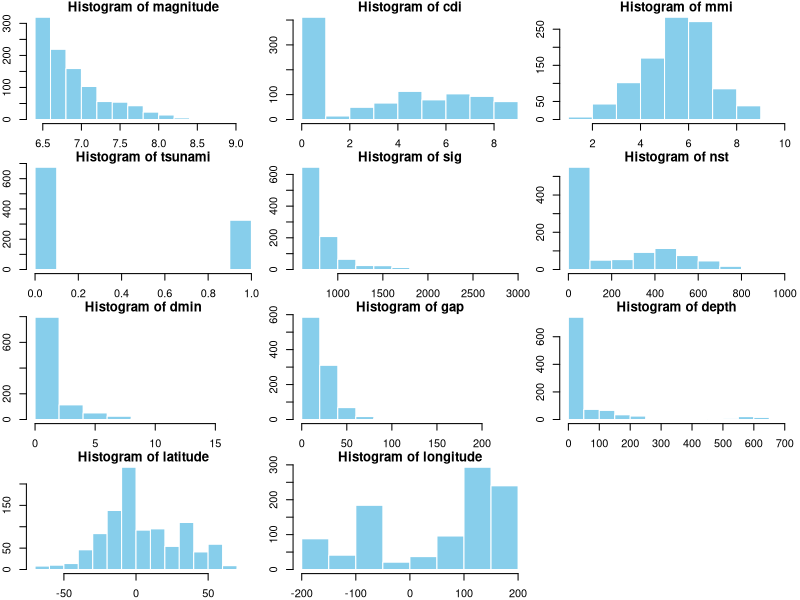
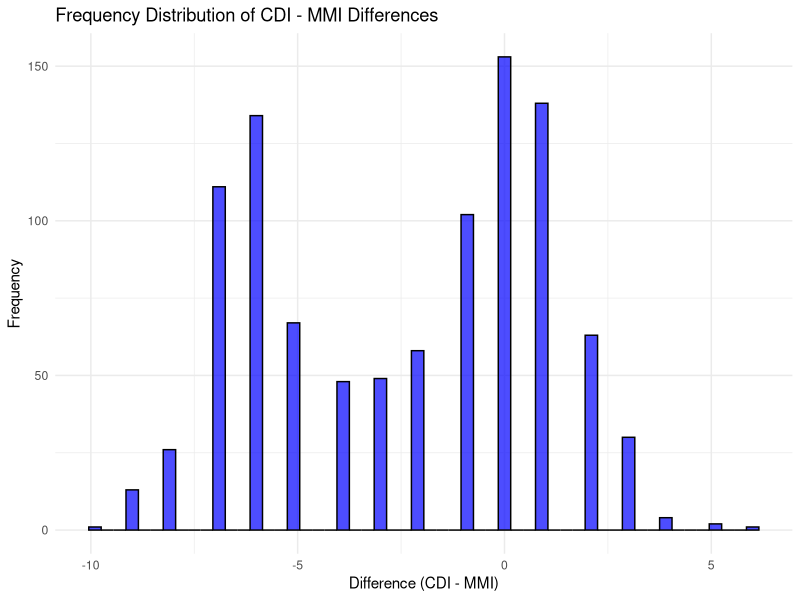
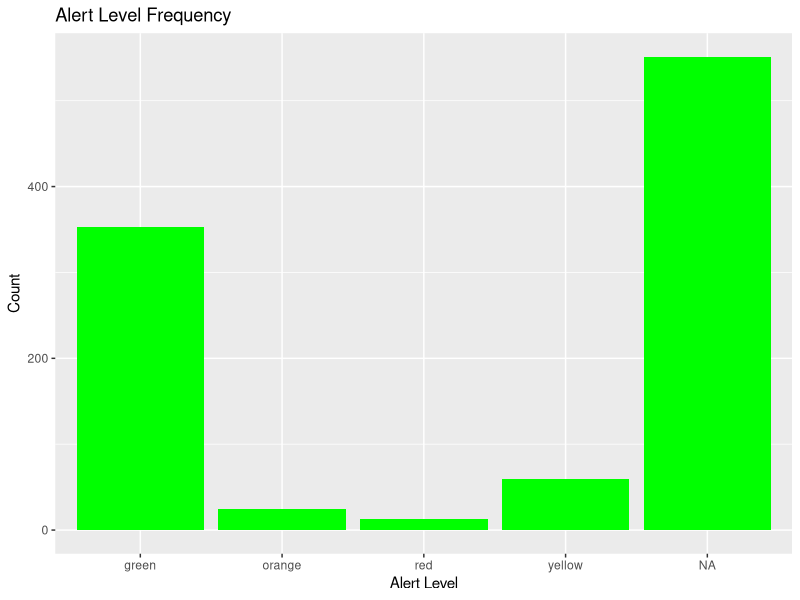
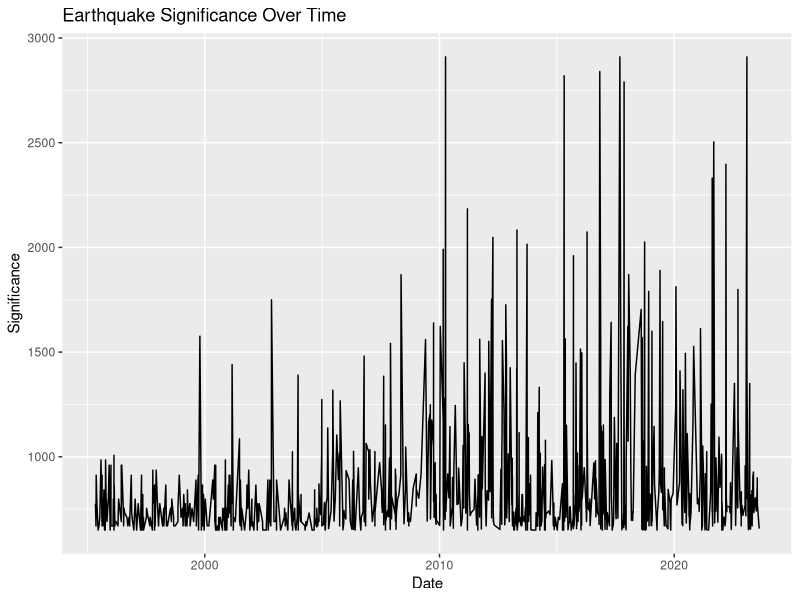
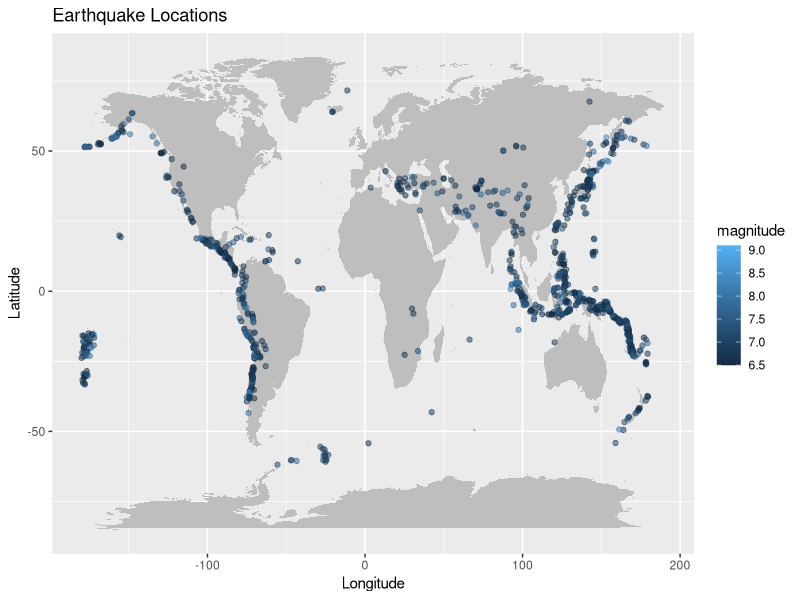
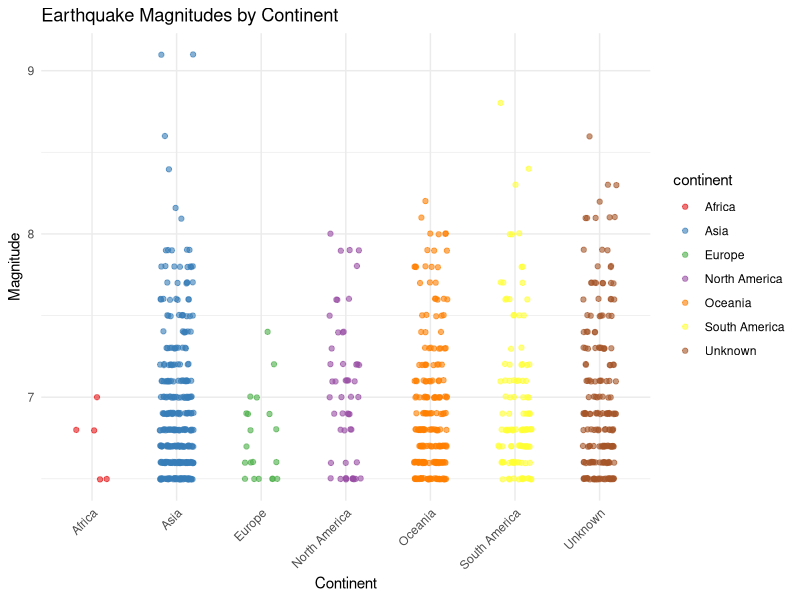
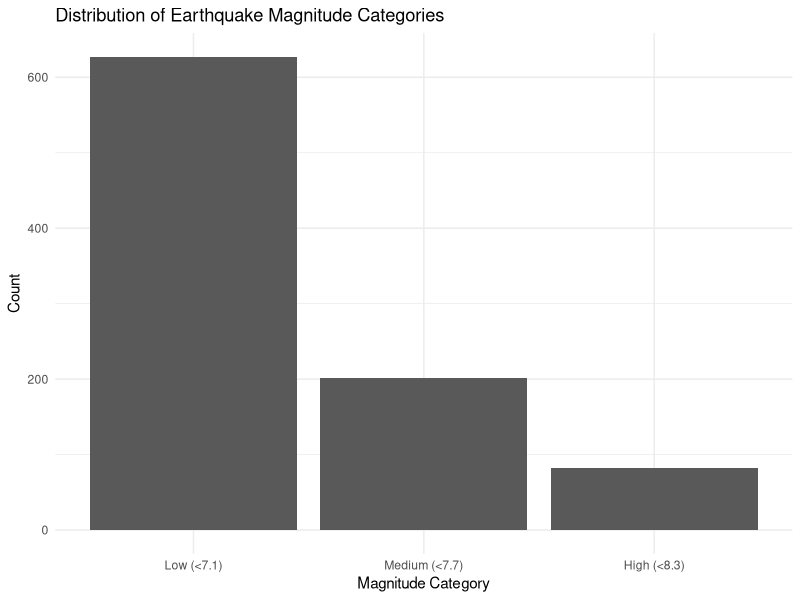
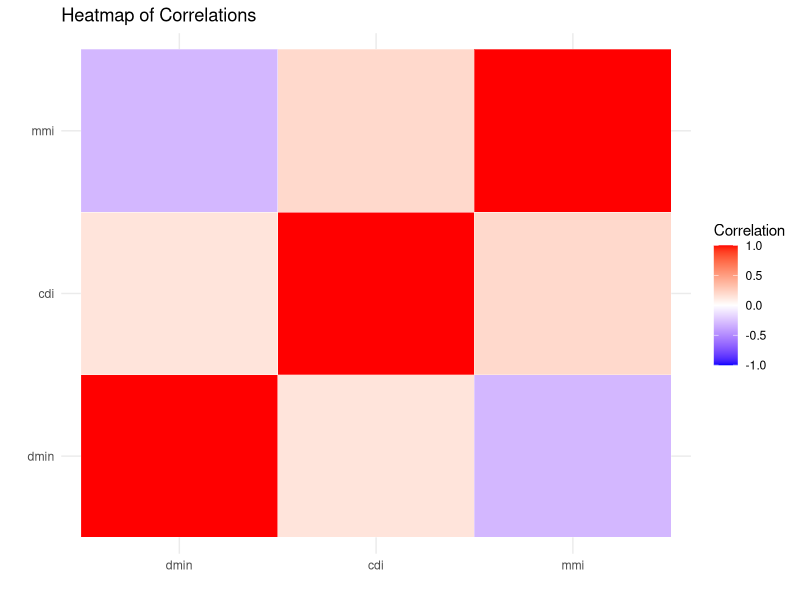

Write R code to recreate these figures, in order.
## ---- chunk 1
library(readr)
data <- read_csv("dataset/earthquake_1995-2023.csv")
head(data)
## ---- chunk 2
head(data)
summary(data)
## ---- chunk 3
library(nortest)
analyze_variable <- function(var_name, data) {
  var_data <- data[[var_name]]
  var_data <- unique(var_data)
  if (is.character(var_data) || is.factor(var_data) || length(unique(var_data)) < 10) {
    cat("Categorical Variable:", var_name, "\n")
    counts <- table(var_data, useNA = "ifany")
    cat("\n")
  } else {
    cat("Numerical Variable:", var_name, "\n")
    var_data <- na.omit(as.numeric(var_data))
    if (length(var_data) > 1) {
      is_discrete <- all(var_data == floor(var_data))
      
      normal_test <- ad.test(var_data)$p.value
      exp_test <- ks.test(var_data, "pexp", rate = 1 / mean(var_data))$p.value
      unif_test <- ks.test(var_data, "punif", min = min(var_data), max = max(var_data))$p.value
      chi_square_test <- ks.test(var_data, "pchisq", df = mean(var_data))$p.value
      
      closest_dist <- ifelse(normal_test > 0.05, "Normal",
                             ifelse(exp_test > 0.05, "Exponential",
                                    ifelse(unif_test > 0.05, "Uniform",
                                                  ifelse(chi_square_test > 0.05, "Chi-Square", "Unknown"))))
      
      cat("  Is Discrete:", is_discrete, "\n")
      cat("  Normality test p-value:", normal_test, "\n")
      cat("  Exponential test p-value:", exp_test, "\n")
      cat("  Uniform test p-value:", unif_test, "\n")
      cat("  Chi-Square test p-value:", chi_square_test, "\n")
      cat("  Closest distribution:", closest_dist, "\n\n")
    } else {
      cat("  Insufficient data for analysis.\n\n")
    }
  }
}

for (var in colnames(data)) {
  analyze_variable(var, data)
}
## ---- chunk 4
numeric_vars <- sapply(data, is.numeric)
numeric_data <- data[, numeric_vars]

num_vars <- sum(numeric_vars)
rows <- ceiling(sqrt(num_vars))
cols <- ceiling(num_vars / rows)

par(mfrow = c(rows, cols), mar = c(2, 2, 1, 0.5))

for (var_name in colnames(numeric_data)) {
  hist(numeric_data[[var_name]], 
       main = paste("Histogram of", var_name), 
       xlab = var_name, 
       col = "skyblue", 
       border = "white")
}

par(mfrow = c(1, 1))
## ---- chunk 5
colSums(is.na(data))
## ---- chunk 6
library(lubridate)
data$date_time <- dmy_hm(data$date_time)
## ---- chunk 7
library(ggplot2)
print("The summary of the magnitude of the earthquakes")
summary(data$magnitude)
print("The summary of the maximum reported intensity for the event")
summary(data$cdi)
print("The summary of the maximum estimated instrumental intensity for the event")
summary(data$mmi)
## ---- chunk 8
library(ggplot2)

cdi_mmi_diff <- data$cdi - data$mmi

ggplot(data.frame(cdi_mmi_diff), aes(x = cdi_mmi_diff)) +
  geom_histogram(binwidth = 0.3, fill = "blue", color = "black", alpha = 0.7) +
  labs(
    title = "Frequency Distribution of CDI - MMI Differences",
    x = "Difference (CDI - MMI)",
    y = "Frequency"
  ) +
  theme_minimal()

## ---- chunk 9
table(data$alert)
table(data$magType)
## ---- chunk 10
ggplot(data, aes(x = alert)) + geom_bar(fill = "green") +
    labs(title = "Alert Level Frequency", x = "Alert Level", y = "Count")
## ---- chunk 11
ggplot(data, aes(x = date_time, y = sig)) + geom_line() +
    labs(title = "Earthquake Significance Over Time", x = "Date", y = "Significance")
## ---- chunk 12
library(knitr)
# Calculate NA counts for 'country' and 'magnitude' columns
na_country <- sum(is.na(data[['country']]))
na_magnitude <- sum(is.na(data[['magnitude']]))
na_continent <- sum(is.na(data[['continent']]))

na_summary <- data.frame(
  Column = c("country", "magnitude", "continent"),
  NA_Count = c(na_country, na_magnitude, na_continent)
)

# Display the summary table
kable(na_summary, caption = "Summary of missing values before filling data")


# Read the dataset with filled countries
data_country <- read_csv("dataset/earthquake_1995-2023-country.csv", show_col_types = FALSE)
na_country <- sum(is.na(data_country[['country']]))
na_magnitude <- sum(is.na(data_country[['magnitude']]))
na_continent <- sum(is.na(data_country[['continent']]))

na_summary_country <- data.frame(
  Column = c("country", "magnitude", "continent"),
  NA_Count = c(na_country, na_magnitude, na_continent)
)
kable(na_summary_country, caption = "Summary of missing values after filling data")

## ---- chunk 13
world_map <- map_data("world")
ggplot() + 
    geom_polygon(data = world_map, aes(x = long, y = lat, group = group), fill = "gray") +
    geom_point(data = data_country, aes(x = longitude, y = latitude, color = magnitude), alpha = 0.5) +
    labs(title = "Earthquake Locations", x = "Longitude", y = "Latitude")
## ---- chunk 14
library(ggplot2)
#combining the same continents with different names
data_country$continent <- gsub("AF", "Africa", data_country$continent)
data_country$continent <- gsub("AS", "Asia", data_country$continent)
data_country$continent <- gsub("EU", "Europe", data_country$continent)
data_country$continent <- gsub("OC", "Oceania", data_country$continent)
data_country$continent <- gsub("SA", "South America", data_country$continent)
# Filter out rows with missing values
data_country <- data_country[!is.na(data_country$magnitude) & !is.na(data_country$continent), ]

# Plot all earthquake magnitudes by continent
ggplot(data_country, aes(x = continent, y = magnitude, color = continent)) +
  geom_jitter(alpha = 0.6, width = 0.2) + 
  labs(title = "Earthquake Magnitudes by Continent",
       x = "Continent",
       y = "Magnitude") +
  theme_minimal() +
  theme(axis.text.x = element_text(angle = 45, hjust = 1)) +
  scale_color_brewer(palette = "Set1")

## ---- chunk 15
#Fill magnitude_category
data_country$magnitude_category <- ifelse(
  is.na(data_country$magnitude), "NA",
  ifelse(data_country$magnitude < 7.1, "Low (<7.1)",
         ifelse(data_country$magnitude < 7.7, "Medium (<7.7)", "High (<8.3)"))
)

# The order of magnitude_category
data_country$magnitude_category <- factor(
  data_country$magnitude_category,
  levels = c("Low (<7.1)", "Medium (<7.7)", "High (<8.3)")
)

# Plot histogram
ggplot(data_country, aes(x = magnitude_category)) +
  geom_bar() +
  labs(title = "Distribution of Earthquake Magnitude Categories",
       x = "Magnitude Category",
       y = "Count") +
  theme_minimal()

## ---- chunk 16
# Create a contingency table for the counts of earthquakes by category and country
contingency_table <- table(data_country$continent, data_country$magnitude_category)
print(contingency_table)

## ---- chunk 17
# Group continents with fewer counts into "Other"
data_country$continent_grouped <- ifelse(
  data_country$continent %in% c("Africa", "Europe", "Oceania"),
  "Other",
  data_country$continent
)

contingency_table_grouped <- table(data_country$continent_grouped, data_country$magnitude_category)
print(contingency_table_grouped)
#Perform test
chisq_test_sim <- chisq.test(contingency_table_grouped, simulate.p.value = TRUE)
print(chisq_test_sim)

## ---- chunk 18
library(ggplot2)
library(reshape2)

cor_matrix <- cor(data[, c("dmin", "cdi", "mmi")])

# Melt the correlation matrix for ggplot
cor_melt <- melt(cor_matrix)

# Plot heatmap
ggplot(cor_melt, aes(x = Var1, y = Var2, fill = value)) +
  geom_tile(color = "white") +
  scale_fill_gradient2(low = "blue", high = "red", mid = "white", midpoint = 0, 
                       limit = c(-1, 1), name = "Correlation") +
  theme_minimal() +
  labs(title = "Heatmap of Correlations", x = "", y = "")

# reliability based on cdi and mmi thresholds
data$reliability <- ifelse(data$cdi > 5 & data$mmi > 5, 1, 0)
table(data$reliability)

# Subset data
reliable <- subset(data, reliability == 1)
less_reliable <- subset(data, reliability == 0)

# Perform t-test on dmin
t_test_result <- t.test(reliable$dmin, less_reliable$dmin)
print(t_test_result)
